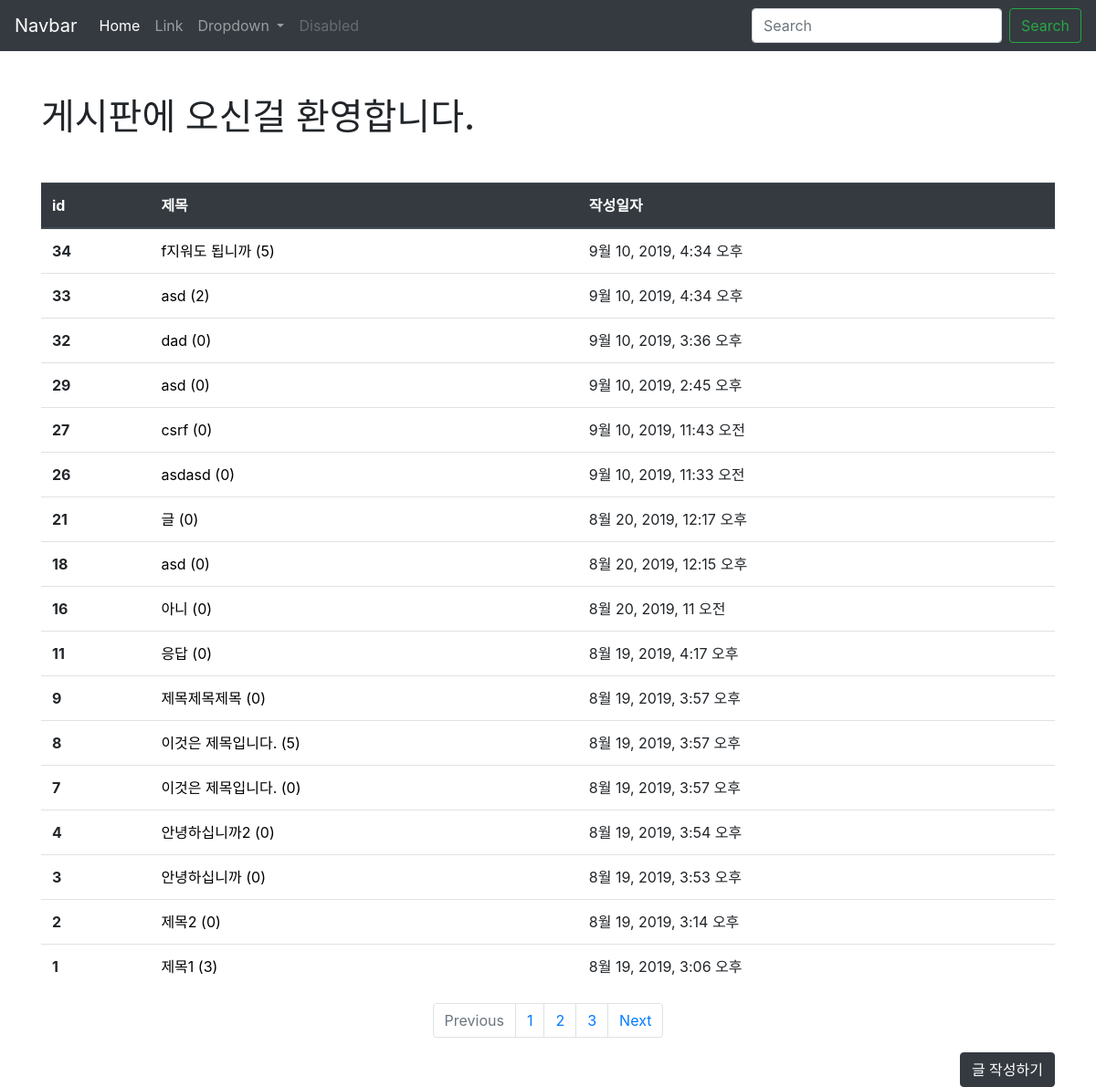
The app's page /articles/ with its own data.
### articles/models.py (models this page shows, shortened)
class Article(models.Model):    # models.Model 을 상속 받는 형식으로 쓴다. ~.~.get()으로 앞으로 데이터 사용하는게 여기 들어있거든
    title = models.CharField(max_length=10)  # 기사의 제목을 변수값으로 가지는데 그것은 캐릭터 필드이다. (일종의 스키마를 정의하는거야)
    content = models.TextField()
    created_at = models.DateTimeField(auto_now_add=True)
    updated_at = models.DateTimeField(auto_now=True)      # 이런식으로 다양한 필드 생성 가능. 다 쓰고나서

### articles/views.py (the view)
# urls.py: path('',views.index, name='index'),
def index(request):
    articles = Article.objects.order_by('-id') # 작성
    context = {
        'articles': articles
    }
    return render(request, 'articles/index.html', context)

### articles/templates/articles/index.html
{% extends 'articles/base.html' %}
{% block body %}
<h1>게시판에 오신걸 환영합니다.</h1>
<table class="table mt-5">
  <thead class="thead-dark">
    <tr>
      <th scope="col">id</th>
      <th scope="col">제목</th>
      <th scope="col">작성일자</th>
    </tr>
  </thead>
  <tbody>
    {% for article in articles %}
    <tr>
      <th scope="row">{{article.id}}</th>
      <td><a href="{% url 'articles:detail' article.pk%}" style="color:black; text-decoration: none;">{{article.title}} ({{article.comment_set.all.count}})</a></td>
      <td>{{article.created_at}}</td>
    </tr>
    {% endfor %}
  </tbody>
</table>
<nav aria-label="Page navigation example">
  <ul class="pagination justify-content-center">
    <li class="page-item disabled">
      <a class="page-link" href="#" tabindex="-1" aria-disabled="true">Previous</a>
    </li>
    <li class="page-item"><a class="page-link" href="#">1</a></li>
    <li class="page-item"><a class="page-link" href="#">2</a></li>
    <li class="page-item"><a class="page-link" href="#">3</a></li>
    <li class="page-item">
      <a class="page-link" href="#">Next</a>
    </li>
  </ul>
</nav>
<div class="d-flex justify-content-end">
    <a class="btn btn-dark " href="{% url 'articles:create' %}" role="button">글 작성하기</a>
</div>
  {% endblock %}

### records on screen
Article: id "34", title "f지워도 됩니까", comment_set.all.count "5", created_at "9월 10, 2019, 4:34 오후"
Article: id "33", title "asd", comment_set.all.count "2", created_at "9월 10, 2019, 4:34 오후"
Article: id "32", title "dad", comment_set.all.count "0", created_at "9월 10, 2019, 3:36 오후"
Article: id "29", title "asd", comment_set.all.count "0", created_at "9월 10, 2019, 2:45 오후"
Article: id "27", title "csrf", comment_set.all.count "0", created_at "9월 10, 2019, 11:43 오전"
Article: id "26", title "asdasd", comment_set.all.count "0", created_at "9월 10, 2019, 11:33 오전"
Article: id "21", title "글", comment_set.all.count "0", created_at "8월 20, 2019, 12:17 오후"
Article: id "18", title "asd", comment_set.all.count "0", created_at "8월 20, 2019, 12:15 오후"
Article: id "16", title "아니", comment_set.all.count "0", created_at "8월 20, 2019, 11 오전"
Article: id "11", title "응답", comment_set.all.count "0", created_at "8월 19, 2019, 4:17 오후"
Article: id "9", title "제목제목제목", comment_set.all.count "0", created_at "8월 19, 2019, 3:57 오후"
Article: id "8", title "이것은 제목입니다.", comment_set.all.count "5", created_at "8월 19, 2019, 3:57 오후"
Article: id "7", title "이것은 제목입니다.", comment_set.all.count "0", created_at "8월 19, 2019, 3:57 오후"
Article: id "4", title "안녕하십니까2", comment_set.all.count "0", created_at "8월 19, 2019, 3:54 오후"
Article: id "3", title "안녕하십니까", comment_set.all.count "0", created_at "8월 19, 2019, 3:53 오후"
Article: id "2", title "제목2", comment_set.all.count "0", created_at "8월 19, 2019, 3:14 오후"
Article: id "1", title "제목1", comment_set.all.count "3", created_at "8월 19, 2019, 3:06 오후"
